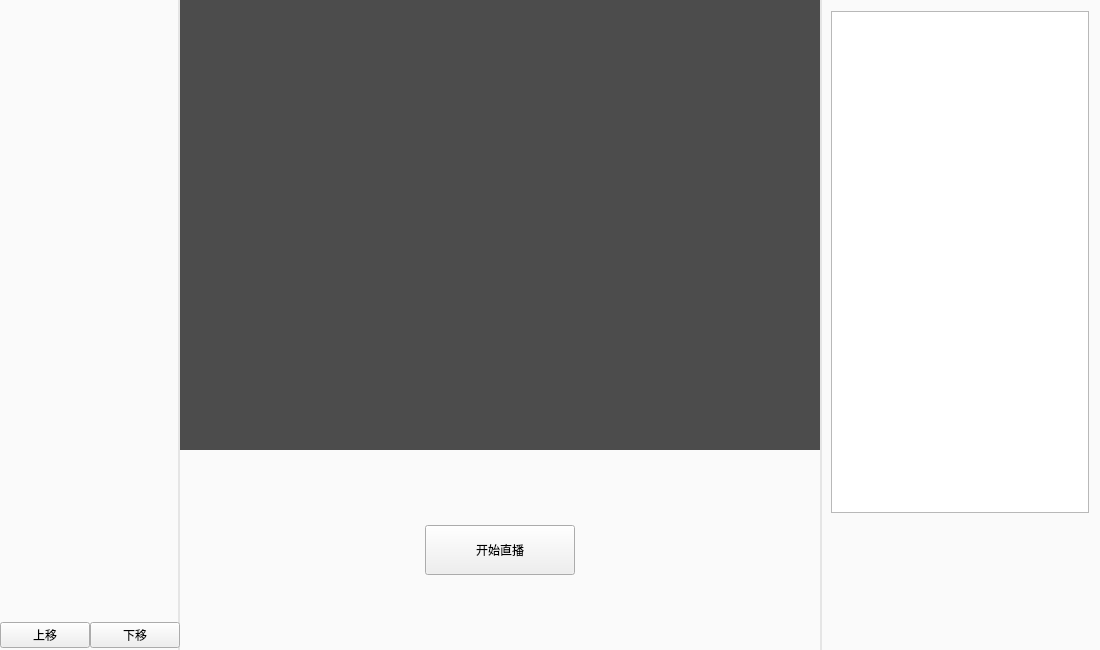
<?xml version="1.0" encoding="UTF-8"?>
<ui version="4.0">
 <class>UMCClass</class>
 <widget class="QMainWindow" name="UMCClass">
  <property name="geometry">
   <rect>
    <x>0</x>
    <y>0</y>
    <width>1100</width>
    <height>650</height>
   </rect>
  </property>
  <property name="sizePolicy">
   <sizepolicy hsizetype="Preferred" vsizetype="Preferred">
    <horstretch>0</horstretch>
    <verstretch>0</verstretch>
   </sizepolicy>
  </property>
  <property name="minimumSize">
   <size>
    <width>1100</width>
    <height>650</height>
   </size>
  </property>
  <property name="maximumSize">
   <size>
    <width>1100</width>
    <height>650</height>
   </size>
  </property>
  <property name="windowTitle">
   <string>UMC</string>
  </property>
  <property name="styleSheet">
   <string notr="true">#centralWidget {
 color: #2e2e2e;
}

#aside_left {
  background-color: #fafafa;
  border-right: 2px solid  #e5e5e5;
}

#aside_right {
  background-color: #fafafa;
  border-left: 2px solid  #e5e5e5;
}

#stage_background {
  background-color: rgba(76, 76, 76, 1)
}

#tool {
  background-color: #fafafa;
}
</string>
  </property>
  <widget class="QWidget" name="centralWidget">
   <layout class="QHBoxLayout" name="horizontalLayout">
    <property name="spacing">
     <number>0</number>
    </property>
    <property name="leftMargin">
     <number>0</number>
    </property>
    <property name="topMargin">
     <number>0</number>
    </property>
    <property name="rightMargin">
     <number>0</number>
    </property>
    <property name="bottomMargin">
     <number>0</number>
    </property>
    <item>
     <widget class="QWidget" name="aside_left" native="true">
      <property name="sizePolicy">
       <sizepolicy hsizetype="Fixed" vsizetype="Preferred">
        <horstretch>0</horstretch>
        <verstretch>0</verstretch>
       </sizepolicy>
      </property>
      <property name="maximumSize">
       <size>
        <width>180</width>
        <height>16777215</height>
       </size>
      </property>
      <layout class="QVBoxLayout" name="verticalLayout_4">
       <property name="spacing">
        <number>0</number>
       </property>
       <property name="leftMargin">
        <number>0</number>
       </property>
       <property name="topMargin">
        <number>0</number>
       </property>
       <property name="rightMargin">
        <number>0</number>
       </property>
       <property name="bottomMargin">
        <number>0</number>
       </property>
       <item>
        <widget class="UMCStageManager" name="stage_manager" native="true">
         <layout class="QHBoxLayout" name="horizontalLayout_4"/>
        </widget>
       </item>
       <item>
        <widget class="QWidget" name="widget" native="true">
         <property name="minimumSize">
          <size>
           <width>0</width>
           <height>30</height>
          </size>
         </property>
         <property name="maximumSize">
          <size>
           <width>16777215</width>
           <height>30</height>
          </size>
         </property>
         <layout class="QHBoxLayout" name="horizontalLayout_3">
          <property name="spacing">
           <number>0</number>
          </property>
          <property name="leftMargin">
           <number>0</number>
          </property>
          <property name="topMargin">
           <number>0</number>
          </property>
          <property name="rightMargin">
           <number>0</number>
          </property>
          <property name="bottomMargin">
           <number>0</number>
          </property>
          <item>
           <widget class="QPushButton" name="pushButton_2">
            <property name="text">
             <string>上移</string>
            </property>
           </widget>
          </item>
          <item>
           <widget class="QPushButton" name="pushButton_3">
            <property name="text">
             <string>下移</string>
            </property>
           </widget>
          </item>
         </layout>
        </widget>
       </item>
      </layout>
     </widget>
    </item>
    <item>
     <widget class="QWidget" name="Widget" native="true">
      <layout class="QVBoxLayout" name="verticalLayout">
       <property name="spacing">
        <number>0</number>
       </property>
       <property name="leftMargin">
        <number>0</number>
       </property>
       <property name="topMargin">
        <number>0</number>
       </property>
       <property name="rightMargin">
        <number>0</number>
       </property>
       <property name="bottomMargin">
        <number>0</number>
       </property>
       <item>
        <widget class="QWidget" name="stage_background" native="true">
         <property name="sizePolicy">
          <sizepolicy hsizetype="Preferred" vsizetype="Preferred">
           <horstretch>0</horstretch>
           <verstretch>0</verstretch>
          </sizepolicy>
         </property>
         <layout class="QVBoxLayout" name="verticalLayout_2">
          <item>
           <widget class="UMCStage" name="stage" native="true"/>
          </item>
         </layout>
        </widget>
       </item>
       <item>
        <widget class="QWidget" name="tool" native="true">
         <property name="sizePolicy">
          <sizepolicy hsizetype="Preferred" vsizetype="Fixed">
           <horstretch>0</horstretch>
           <verstretch>0</verstretch>
          </sizepolicy>
         </property>
         <property name="minimumSize">
          <size>
           <width>0</width>
           <height>200</height>
          </size>
         </property>
         <property name="maximumSize">
          <size>
           <width>16777215</width>
           <height>200</height>
          </size>
         </property>
         <layout class="QHBoxLayout" name="horizontalLayout_2">
          <item>
           <widget class="QPushButton" name="pushButton">
            <property name="sizePolicy">
             <sizepolicy hsizetype="Fixed" vsizetype="Fixed">
              <horstretch>0</horstretch>
              <verstretch>0</verstretch>
             </sizepolicy>
            </property>
            <property name="minimumSize">
             <size>
              <width>150</width>
              <height>50</height>
             </size>
            </property>
            <property name="maximumSize">
             <size>
              <width>150</width>
              <height>50</height>
             </size>
            </property>
            <property name="text">
             <string>开始直播</string>
            </property>
           </widget>
          </item>
         </layout>
        </widget>
       </item>
      </layout>
     </widget>
    </item>
    <item>
     <widget class="QWidget" name="aside_right" native="true">
      <property name="sizePolicy">
       <sizepolicy hsizetype="Fixed" vsizetype="Preferred">
        <horstretch>0</horstretch>
        <verstretch>0</verstretch>
       </sizepolicy>
      </property>
      <property name="maximumSize">
       <size>
        <width>280</width>
        <height>16777215</height>
       </size>
      </property>
      <layout class="QVBoxLayout" name="verticalLayout_3">
       <item>
        <widget class="QWidget" name="danmu" native="true">
         <layout class="QHBoxLayout" name="horizontalLayout_5">
          <property name="spacing">
           <number>0</number>
          </property>
          <property name="leftMargin">
           <number>0</number>
          </property>
          <property name="topMargin">
           <number>0</number>
          </property>
          <property name="rightMargin">
           <number>0</number>
          </property>
          <property name="bottomMargin">
           <number>0</number>
          </property>
          <item>
           <widget class="QListView" name="listView_2"/>
          </item>
         </layout>
        </widget>
       </item>
       <item>
        <widget class="QWidget" name="userCenter" native="true">
         <property name="sizePolicy">
          <sizepolicy hsizetype="Preferred" vsizetype="Fixed">
           <horstretch>0</horstretch>
           <verstretch>0</verstretch>
          </sizepolicy>
         </property>
         <property name="minimumSize">
          <size>
           <width>0</width>
           <height>120</height>
          </size>
         </property>
         <property name="maximumSize">
          <size>
           <width>16777215</width>
           <height>120</height>
          </size>
         </property>
         <layout class="QHBoxLayout" name="horizontalLayout_6">
          <item>
           <widget class="QWidget" name="widget_3" native="true">
            <layout class="QHBoxLayout" name="horizontalLayout_7">
             <item>
              <widget class="QLabel" name="label">
               <property name="text">
                <string/>
               </property>
              </widget>
             </item>
            </layout>
           </widget>
          </item>
          <item>
           <widget class="QWidget" name="widget_4" native="true"/>
          </item>
         </layout>
        </widget>
       </item>
      </layout>
     </widget>
    </item>
   </layout>
  </widget>
 </widget>
 <layoutdefault spacing="6" margin="11"/>
 <customwidgets>
  <customwidget>
   <class>UMCStage</class>
   <extends>QWidget</extends>
   <header location="global">umc_stage.h</header>
   <container>1</container>
  </customwidget>
  <customwidget>
   <class>UMCStageManager</class>
   <extends>QWidget</extends>
   <header location="global">umc_Stage_manager.h</header>
   <container>1</container>
  </customwidget>
 </customwidgets>
 <resources>
  <include location="umc.qrc"/>
 </resources>
 <connections/>
</ui>
